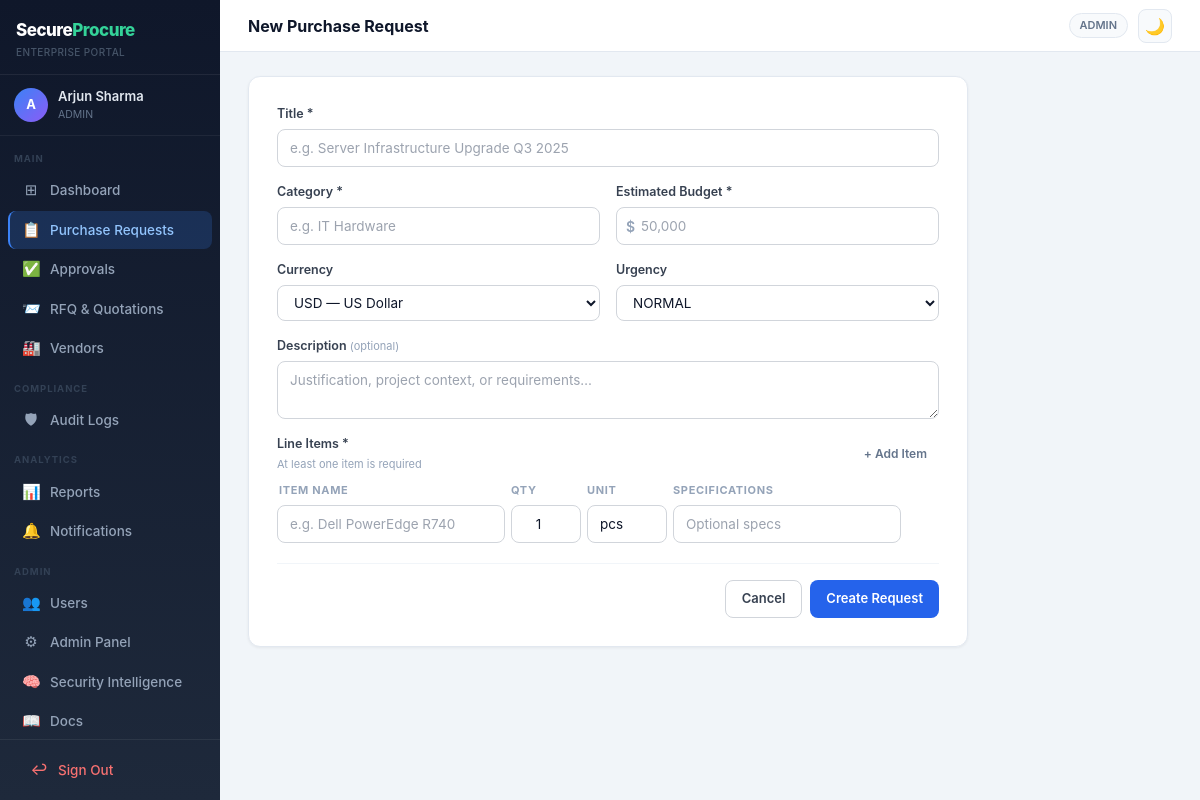
Page /requests/new (signed in) on the committed database.
### app/models.py (models this page shows, shortened)
class User(UserMixin, db.Model):
    __tablename__ = 'users'
    id            = db.Column(db.Integer, primary_key=True)
    name          = db.Column(db.String(120), nullable=False)
    email         = db.Column(db.String(120), unique=True, nullable=False)
    password_hash = db.Column(db.String(256), nullable=False)
    role          = db.Column(db.String(30), nullable=False, default='PROCUREMENT_OFFICER')
    department    = db.Column(db.String(100))
    is_active     = db.Column(db.Boolean, default=True)
    created_at    = db.Column(db.DateTime, default=datetime.utcnow)
    vendor         = db.relationship('Vendor', back_populates='user', uselist=False)
    requests       = db.relationship('PurchaseRequest', back_populates='creator', foreign_keys='PurchaseRequest.created_by')
    approvals      = db.relationship('Approval', back_populates='decider', foreign_keys='Approval.decided_by')
    audit_logs     = db.relationship('AuditLog', back_populates='user')
    notifications  = db.relationship('Notification', back_populates='user', cascade='all, delete-orphan')

### app/routes/requests.py (the view, shortened to what this page needs)
@bp.route('/requests/new', methods=['GET', 'POST'])
@login_required
@require_roles('PROCUREMENT_OFFICER', 'ADMIN')
def new_request():
    return render_template('dashboard/request_form.html')

### app/utils.py (called while the page is built)
def require_roles(*roles):
    def decorator(f):
        @wraps(f)
        def wrapped(*args, **kwargs):
            if not current_user.is_authenticated:
                abort(401)
            if current_user.role not in roles:
                abort(403)
            return f(*args, **kwargs)
        return wrapped
    return decorator

### templates/dashboard/request_form.html (shortened to what this page needs)
{% extends "base.html" %}
{% block page_header %}
  <div style="font-size: 16px; font-weight: 700; color: var(--text-primary);">New Purchase Request</div>
{% endblock %}
{% block content %}
<div style="max-width: 720px;">
  <div class="card" style="padding: 28px;">
    <form method="post" id="req-form">
      <div style="display: grid; grid-template-columns: 1fr 1fr; gap: 16px; margin-bottom: 16px;">
        <div style="grid-column: 1 / -1;">
          <label class="form-label">Title *</label>
          <input type="text" name="title" required class="form-input" placeholder="e.g. Server Infrastructure Upgrade Q3 2025"/>
        </div>
        <div>
          <label class="form-label">Category *</label>
          <input type="text" name="category" required class="form-input" placeholder="e.g. IT Hardware"/>
        </div>
        <div>
          <label class="form-label">Estimated Budget *</label>
          <div style="position: relative;">
            <span style="position: absolute; left: 10px; top: 50%; transform: translateY(-50%); color: var(--text-faint); font-size: 14px; font-weight: 600;">$</span>
            <input type="number" name="estimated_budget" required min="1" step="0.01" class="form-input" placeholder="50,000" style="padding-left: 24px;"/>
          </div>
        </div>
        <div>
          <label class="form-label">Currency</label>
          <select name="currency" class="form-input">
            <option value="USD">USD — US Dollar</option>
          </select>
        </div>
        <div>
          <label class="form-label">Urgency</label>
          <select name="urgency" class="form-input">
            <option value="NORMAL" selected>NORMAL</option>
          </select>
        </div>
        <div style="grid-column: 1 / -1;">
          <label class="form-label">Description <span style="font-size: 11px; color: var(--text-faint); font-weight: 400;">(optional)</span></label>
          <textarea name="description" rows="2" class="form-input" placeholder="Justification, project context, or requirements…"></textarea>
        </div>
      </div>
      <div style="margin-bottom: 20px;">
        <div style="display: flex; align-items: center; justify-content: space-between; margin-bottom: 10px;">
          <div>
            <label class="form-label" style="margin-bottom: 0;">Line Items *</label>
            <div style="font-size: 11px; color: var(--text-faint); margin-top: 2px;">At least one item is required</div>
          </div>
          <button type="button" onclick="addItem()" class="btn btn-ghost btn-sm">+ Add Item</button>
        </div>
        <div style="display: grid; grid-template-columns: 1fr 70px 80px 1fr 32px; gap: 6px; margin-bottom: 6px; padding: 0 2px;">
          <span style="font-size: 11px; font-weight: 700; color: var(--text-faint); text-transform: uppercase; letter-spacing: 0.06em;">Item Name</span>
          <span style="font-size: 11px; font-weight: 700; color: var(--text-faint); text-transform: uppercase; letter-spacing: 0.06em;">Qty</span>
          <span style="font-size: 11px; font-weight: 700; color: var(--text-faint); text-transform: uppercase; letter-spacing: 0.06em;">Unit</span>
          <span style="font-size: 11px; font-weight: 700; color: var(--text-faint); text-transform: uppercase; letter-spacing: 0.06em;">Specifications</span>
          <span></span>
        </div>
        <div id="items-container" style="display: flex; flex-direction: column; gap: 6px;">
          <div class="item-row" style="display: grid; grid-template-columns: 1fr 70px 80px 1fr 32px; gap: 6px; align-items: center;">
            <input type="text" name="item_name[]" placeholder="e.g. Dell PowerEdge R740" required class="form-input"/>
            <input type="number" name="quantity[]" placeholder="Qty" value="1" min="0.01" step="0.01" class="form-input" style="text-align: center;"/>
            <input type="text" name="unit[]" placeholder="Unit" value="pcs" class="form-input"/>
            <input type="text" name="specifications[]" placeholder="Optional specs" class="form-input"/>
          </div>
        </div>
      </div>
      <div style="display: flex; gap: 8px; justify-content: flex-end; padding-top: 16px; border-top: 1px solid #f1f5f9;">
        <a href="/requests" class="btn btn-outline">Cancel</a>
        <button type="submit" class="btn btn-primary">Create Request</button>
      </div>
    </form>
  </div>
</div>
{% endblock %}

### templates/base.html (shortened to what this page needs)
<!DOCTYPE html>
<html lang="en" class="h-full">
<head>
  <script src="https://cdn.tailwindcss.com"></script>
</head>
<body class="h-full flex overflow-hidden" style="font-family: -apple-system, BlinkMacSystemFont, 'Segoe UI', sans-serif;">
<aside class="sidebar flex-shrink-0">
  <div style="padding: 18px 16px 14px; border-bottom: 1px solid rgba(255,255,255,0.07);">
    <a href="/dashboard" style="text-decoration: none; display: block;">
      <div style="font-size: 17px; font-weight: 800; color: white; letter-spacing: -0.5px;">
        Secure<span style="color: #34d399;">Procure</span>
      </div>
      <div style="font-size: 10px; color: #475569; margin-top: 1px; font-weight: 500; letter-spacing: 0.04em;">ENTERPRISE PORTAL</div>
    </a>
  </div>
  <div style="padding: 12px 14px; border-bottom: 1px solid rgba(255,255,255,0.06);">
    <div style="display: flex; align-items: center; gap: 10px;">
      <div style="width: 34px; height: 34px; border-radius: 50%; background: linear-gradient(135deg,#3b82f6,#8b5cf6); display: flex; align-items: center; justify-content: center; font-size: 13px; font-weight: 700; color: white; flex-shrink: 0;">
        {{ current_user.name[0].upper() }}
      </div>
      <div style="min-width: 0;">
        <div style="font-size: 13px; font-weight: 600; color: #e2e8f0; white-space: nowrap; overflow: hidden; text-overflow: ellipsis;">{{ current_user.name }}</div>
        <div style="font-size: 10.5px; color: #64748b; margin-top: 1px;">{{ current_user.role.replace('_',' ') }}</div>
      </div>
    </div>
  </div>
  <nav style="flex: 1; padding: 10px 0; overflow-y: auto;">
    <div style="padding: 6px 14px 4px; font-size: 9.5px; font-weight: 700; color: #334155; letter-spacing: 0.1em; text-transform: uppercase;">Main</div>
    <a href="/dashboard" class="nav-item {% if request.path == '/dashboard' %}active{% endif %}">
      <span class="nav-icon">⊞</span> Dashboard
    </a>
    {% if current_user.role != 'VENDOR' %}
    <a href="/requests" class="nav-item {% if '/requests' in request.path %}active{% endif %}">
      <span class="nav-icon">📋</span> Purchase Requests
    </a>
    {% endif %}
    {% if current_user.role in ['APPROVER', 'ADMIN'] %}
    <a href="/approvals" class="nav-item {% if '/approvals' in request.path %}active{% endif %}">
      <span class="nav-icon">✅</span> Approvals
    </a>
    {% endif %}
    {% if current_user.role in ['PROCUREMENT_OFFICER', 'ADMIN', 'APPROVER', 'AUDITOR'] %}
    <a href="/rfq" class="nav-item {% if '/rfq' in request.path %}active{% endif %}">
      <span class="nav-icon">📨</span> RFQ &amp; Quotations
    </a>
    {% endif %}
    {% if current_user.role in ['ADMIN', 'PROCUREMENT_OFFICER', 'AUDITOR'] %}
    <a href="/vendors" class="nav-item {% if '/vendors' in request.path %}active{% endif %}">
      <span class="nav-icon">🏭</span> Vendors
    </a>
    {% endif %}
    {% if current_user.role in ['AUDITOR', 'ADMIN'] %}
    <div style="padding: 10px 14px 4px; font-size: 9.5px; font-weight: 700; color: #334155; letter-spacing: 0.1em; text-transform: uppercase; margin-top: 4px;">Compliance</div>
    <a href="/audit" class="nav-item {% if '/audit' in request.path %}active{% endif %}">
      <span class="nav-icon">🛡</span> Audit Logs
    </a>
    {% endif %}
    <div style="padding: 10px 14px 4px; font-size: 9.5px; font-weight: 700; color: #334155; letter-spacing: 0.1em; text-transform: uppercase; margin-top: 4px;">Analytics</div>
    <a href="/reports" class="nav-item {% if '/reports' in request.path %}active{% endif %}">
      <span class="nav-icon">📊</span> Reports
    </a>
    <a href="/notifications" class="nav-item {% if '/notifications' in request.path %}active{% endif %}">
      <span class="nav-icon">🔔</span> Notifications
    </a>
    {% if current_user.role == 'ADMIN' %}
    <div style="padding: 10px 14px 4px; font-size: 9.5px; font-weight: 700; color: #334155; letter-spacing: 0.1em; text-transform: uppercase; margin-top: 4px;">Admin</div>
    <a href="/admin/users" class="nav-item {% if '/admin/users' in request.path %}active{% endif %}">
      <span class="nav-icon">👥</span> Users
    </a>
    <a href="/admin/panel" class="nav-item {% if '/admin/panel' in request.path %}active{% endif %}">
      <span class="nav-icon">⚙</span> Admin Panel
    </a>
    <a href="/admin/security-intelligence" class="nav-item {% if '/admin/security-intelligence' in request.path %}active{% endif %}">
      <span class="nav-icon">🧠</span> Security Intelligence
    </a>
    <a href="/admin/docs" class="nav-item {% if '/admin/docs' in request.path %}active{% endif %}">
      <span class="nav-icon">📖</span> Docs
    </a>
    {% endif %}
  </nav>
  <div style="padding: 10px 8px; border-top: 1px solid rgba(255,255,255,0.07);">
    <form action="/logout" method="post">
      <button type="submit" class="nav-item" style="width:100%; background:none; border:none; cursor:pointer; color:#f87171;">
        <span class="nav-icon">↩</span> Sign Out
      </button>
    </form>
  </div>
</aside>
<div style="flex: 1; display: flex; flex-direction: column; overflow: hidden; min-width: 0;">
  <header class="topbar">
    <div>{% block page_header %}{% endblock %}</div>
    <div style="display: flex; align-items: center; gap: 10px;">
      <span style="font-size: 11px; font-weight: 600; color: var(--text-muted); background: var(--bg-subtle); border: 1px solid var(--border); padding: 3px 10px; border-radius: 20px;">
        {{ current_user.role.replace('_',' ') }}
      </span>
      <button class="theme-toggle" id="theme-btn" onclick="toggleTheme()" title="Toggle dark/light mode">🌙</button>
    </div>
  </header>
  <main class="main-content">
    {% block content %}{% endblock %}
  </main>
</div>
</body>
</html>

### templates/base.html (style rules this page uses)
:root { --bg-page: #f1f5f9; --bg-card: #ffffff; --bg-subtle: #f8fafc; --bg-input: #ffffff; --border: #e2e8f0; --border-input: #d1d5db; --text-primary: #0f172a; --text-secondary:#374151; --text-muted: #64748b; --text-faint: #94a3b8; --shadow: 0 1px 3px rgba(0,0,0,0.06); }
body { background: var(--bg-page); transition: background 0.2s, color 0.2s; }
.sidebar { width: 220px; min-width: 220px; background: linear-gradient(180deg, #0f172a 0%, #1e293b 100%); display: flex; flex-direction: column; height: 100vh; }
.nav-item { display: flex; align-items: center; gap: 10px; padding: 8px 14px; border-radius: 8px; font-size: 13.5px; font-weight: 500; color: #94a3b8; text-decoration: none; transition: all 0.15s; margin: 1px 8px; white-space: nowrap; }
.nav-item.active { background: rgba(59,130,246,0.2); color: #93c5fd; border-left: 2px solid #3b82f6; padding-left: 12px; }
.nav-icon { font-size: 15px; width: 18px; text-align: center; flex-shrink: 0; }
.card { background: var(--bg-card); border-radius: 12px; border: 1px solid var(--border); box-shadow: var(--shadow); }
.btn { display: inline-flex; align-items: center; gap: 6px; padding: 8px 16px; border-radius: 8px; font-size: 13px; font-weight: 600; cursor: pointer; border: none; transition: all 0.15s; text-decoration: none; }
.btn-sm { padding: 5px 12px; font-size: 12px; border-radius: 6px; }
.btn-primary { background: #2563eb; color: white; }
.btn-outline { background: var(--bg-card); color: var(--text-secondary); border: 1px solid var(--border-input); }
.btn-ghost { background: transparent; color: var(--text-muted); }
.form-input { display: block; width: 100%; border: 1px solid var(--border-input); border-radius: 8px; padding: 8px 12px; font-size: 13.5px; color: var(--text-primary); background: var(--bg-input); outline: none; transition: border-color 0.15s, box-shadow 0.15s; }
.form-label { display: block; font-size: 12.5px; font-weight: 600; color: var(--text-secondary); margin-bottom: 5px; }
.theme-toggle { width: 34px; height: 34px; border-radius: 8px; border: 1px solid var(--border); background: var(--bg-subtle); cursor: pointer; display: flex; align-items: center; justify-content: center; font-size: 16px; transition: all 0.15s; }
.topbar { background: var(--bg-card); border-bottom: 1px solid var(--border); padding: 0 28px; height: 52px; display: flex; align-items: center; justify-content: space-between; flex-shrink: 0; }
.main-content { flex: 1; overflow-y: auto; padding: 24px 28px; }

### rows in the picture
User: name "A", name "Arjun Sharma", role.replace "ADMIN"
